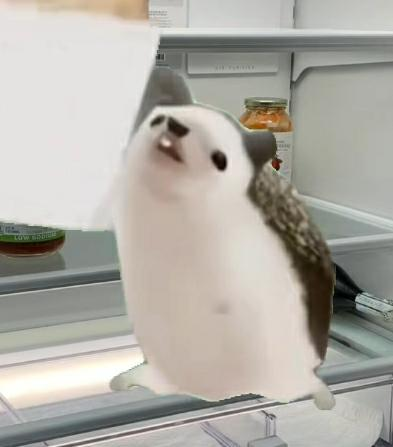
#> input picture hedgehog-thing.png, 393 x 447 px
$ python edge_detection.py
#> lines starting #> are read from the running program, lines starting #| are printed output that depends on the picture
import cv2

img = cv2.imread("hedgehog-thing.png")
#> img is the input picture: shape (447, 393, 3); mean B, G, R 165.5, 173.1, 176.1

t_lower = 50
t_upper = 100

edge=cv2.Canny(img,t_lower,t_upper)
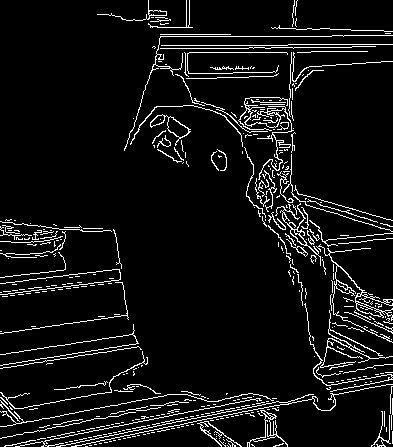
#> edge: shape (447, 393); 7% white in thin lines or dots

cv2.imshow("original", img)
cv2.imshow("Canny", edge)
cv2.waitKey(0)
cv2.destroyAllWindows()
